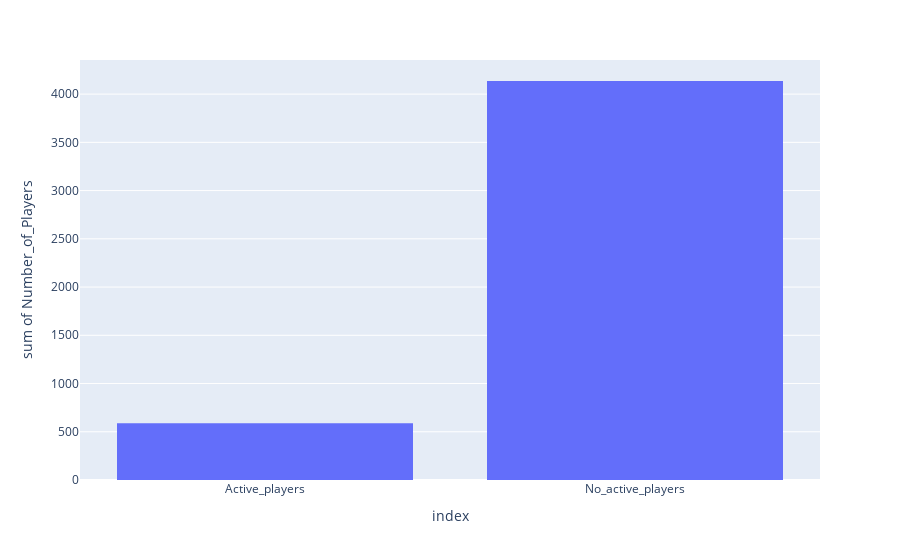

The code cell stored with this chart in its notebook:
### Code cell
fig = px.histogram(df_status,x=df_status.index, y=df_status.Number_of_Players)
fig.show()

### Figure 1 — Plotly figure (JSON) as saved in the notebook; plotly's stock layout.template omitted (floating-point values rounded to 4 significant figures)
{"data": [{"alignmentgroup": "True", "bingroup": "x", "histfunc": "sum", "hovertemplate": "index=%{x}<br>sum of Number_of_Players=%{y}<extra></extra>", "legendgroup": "", "marker": {"color": "#636efa", "pattern": {"shape": ""}}, "name": "", "offsetgroup": "", "orientation": "v", "showlegend": false, "type": "histogram", "x": ["Active_players", "No_active_players"], "xaxis": "x", "y": [587, 4136], "yaxis": "y"}], "layout": {"barmode": "relative", "legend": {"tracegroupgap": 0}, "margin": {"t": 60}, "xaxis": {"anchor": "y", "domain": [0, 1], "title": {"text": "index"}}, "yaxis": {"anchor": "x", "domain": [0, 1], "title": {"text": "sum of Number_of_Players"}}}}
